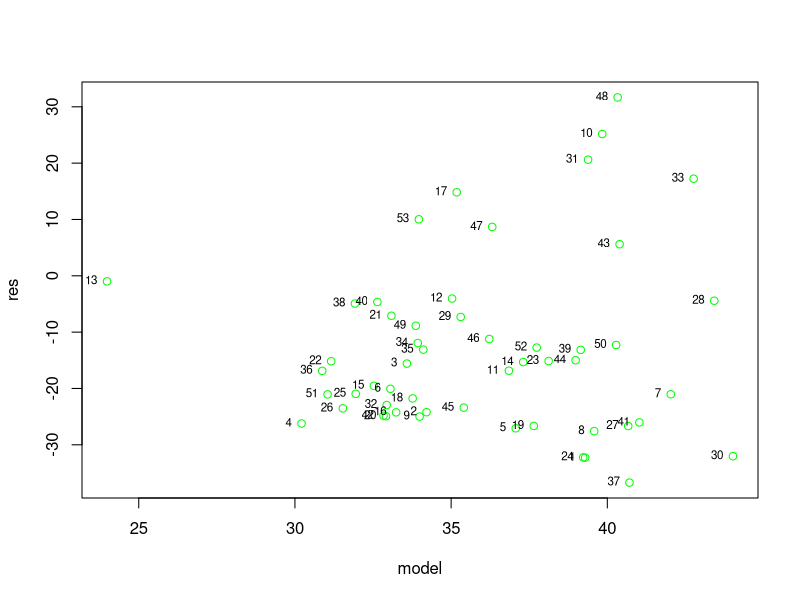

Here is the R script that generated this plot:
lekOrg = c(2.26,1.81,1.78,1.54,2.06,1.74,2.56,2.29,1.80,2.32,2.04,1.88,1.18,2.08,1.70,1.74,1.90,1.79,2.11,1.72,1.74,1.60,2.15,2.26,1.65,1.63,2.40,2.70,1.90,2.78,2.27,1.74,2.62,1.80,1.81,1.58,2.41,1.65,2.24,1.70,2.45,1.72,2.37,2.23,1.92,1.99,1.99,2.35,1.80,2.36,1.59,2.10,1.80) 
sbpOrg = c(66,52,72,67,69,71,88,68,59,73,68,58,61,68,69,55,67,67,68,59,68,63,65,72,58,69,70,73,56,83,67,84,68,64,60,62,76,60,60,59,84,66,68,65,69,72,63,56,70,69,60,51,61)
czasOrg = c(7,10,18,4,10,13,21,12,9,65,20,31,23,22,13,9,50,12,11,8,26,16,23,7,11,8,14,39,28,12,60,10,60,22,21,14,4,27,26,28,15,8,46,24,12,25,45,72,25,28,10,25,44)

data = read.table("data.csv")
#data <- file[-c(10,17,31,48,33,53,13,47,43,1,37,24,2,30,8,27,16),]
#data <- file[-c(10,17,13,32,39,52),]
#data <-file[-c(10)]
lek = data[,1]
sbp = data[,2]
czas = data[,3]


X = cbind(1,lek,sbp)
Y = czas
xtx = t(X)%*%X
A = solve(xtx)%*%t(X)%*%Y
model =A[1]+ A[2]*log(lek) + A[3]*log(sbp)



SSR = t(model-mean(Y))%*%(model-mean(Y))
SSE = (Y - model)%*%(Y-model)
SST = t(Y-mean(Y))%*%(Y-mean(Y))
R2 = SSR/SST
R2a = 1-((1-R2)*(NROW(model)-1)/(NROW(model)-2-1))


wariancja = SSE/(NROW(model)-2-1)
odchylenie = sqrt(wariancja)

res = Y-model;
sum_res = sum(res)
mean_res = mean(res)

f = (SSR/2)/(SSE/(NROW(model)-2-1))



naglowek = c('A0', 'A lek', 'A sbp', 'SSR', 'SSE', 'SST', 'R2','R2a',  'sum res', 'avg res', 'wariancja', 'odchylenie', 'F')
wyniki = c(A[1], A[2], A[3], SSR, SSE, SST, R2, R2a,sum_res, mean_res, wariancja, odchylenie, f )
write.table(cbind(naglowek, wyniki),"",row.names = F)

plot(model,res, col = ifelse(abs(res) >(2*odchylenie[1,1]),'red','green'))
text(model,res, labels=1:NROW(res),cex= 0.7, pos=2)


#plot(Y,res, col = ifelse(abs(res) >(2*odchylenie),'red','green'))
#text(Y,res, labels=1:NROW(res),cex= 0.7, pos=4)
